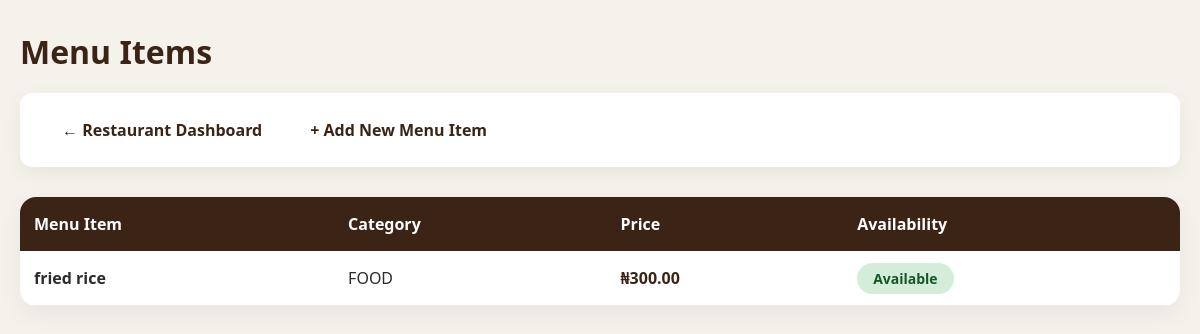
Page /restaurant/menu/ (signed in) on the committed database.
### restaurant/models.py (models this page shows, shortened)
class MenuItem(models.Model):
    CATEGORY_CHOICES = [
        ('FOOD', 'Food'),
        ('DRINK', 'Drink'),
        ('SNACK', 'Snack'),
        ('OTHER', 'Other'),
    ]
    name = models.CharField(max_length=150)
    category = models.CharField(max_length=30, choices=CATEGORY_CHOICES)
    selling_price = models.DecimalField(max_digits=12, decimal_places=2)
    description = models.TextField(blank=True)
    is_available = models.BooleanField(default=True)

### restaurant/views.py (the view)
# urls.py: path('menu/', views.menu_list, name='menu_list'),
@login_required
def menu_list(request):
    menu_items = MenuItem.objects.all().order_by('name')
    return render(request, 'restaurant/menu_list.html', {'menu_items': menu_items})

### templates/restaurant/menu_list.html (shortened to what this page needs)
<!DOCTYPE html>
<html lang="en">
<head>
</head>
<body>
    <div class="container">
        <h1>Menu Items</h1>
        <div class="nav-links">
            <a href="{% url 'restaurant:dashboard' %}">← Restaurant Dashboard</a>
            <a href="{% url 'restaurant:add_menu_item' %}">+ Add New Menu Item</a>
        </div>
        <div class="table-container">
            <table>
                <thead>
                    <tr>
                        <th>Menu Item</th>
                        <th>Category</th>
                        <th>Price</th>
                        <th>Availability</th>
                    </tr>
                </thead>
                <tbody>
                    {% for item in menu_items %}
                    <tr>
                        <td><strong>{{ item.name }}</strong></td>
                        <td>{{ item.category }}</td>
                        <td class="price">₦{{ item.selling_price }}</td>
                        <td>
                            {% if item.is_available %}
                                <span class="status available">Available</span>
                            {% else %}
                                <span class="status unavailable">Not Available</span>
                            {% endif %}
                        </td>
                    </tr>
                    {% empty %}
                    <tr>
                        <td colspan="4" class="empty-row">No menu items added yet.</td>
                    </tr>
                    {% endfor %}
                </tbody>
            </table>
        </div>
    </div>
</body>
</html>

### templates/restaurant/menu_list.html (style rules this page uses)
* { margin: 0; padding: 0; box-sizing: border-box; }
body { font-family: "Segoe UI", Arial, sans-serif; background: #f5f1eb; color: #2c2c2c; padding: 30px 20px; min-height: 100vh; }
.container { max-width: 1200px; margin: 0 auto; }
h1 { color: #3b2415; font-size: 32px; margin-bottom: 20px; }
.nav-links { background: white; padding: 16px 24px; border-radius: 12px; box-shadow: 0 6px 20px rgba(0,0,0,0.06); margin-bottom: 30px; display: flex; flex-wrap: wrap; gap: 12px; }
.nav-links a { color: #3b2415; text-decoration: none; font-weight: 600; padding: 10px 18px; border-radius: 8px; transition: all 0.3s ease; }
.table-container { background: white; border-radius: 16px; box-shadow: 0 8px 25px rgba(0,0,0,0.06); overflow: hidden; }
table { width: 100%; border-collapse: collapse; }
th { background: #3b2415; color: white; padding: 16px 14px; text-align: left; font-weight: 600; }
td { padding: 16px 14px; border-bottom: 1px solid #f0e9df; }
.status { padding: 6px 16px; border-radius: 30px; font-size: 14px; font-weight: 600; }
.available { background: #d4edda; color: #155724; }
.price { font-weight: 600; color: #3b2415; }

### rows in the picture
MenuItem: name "fried rice", category "FOOD", selling_price "300.00", is_available "Available"
